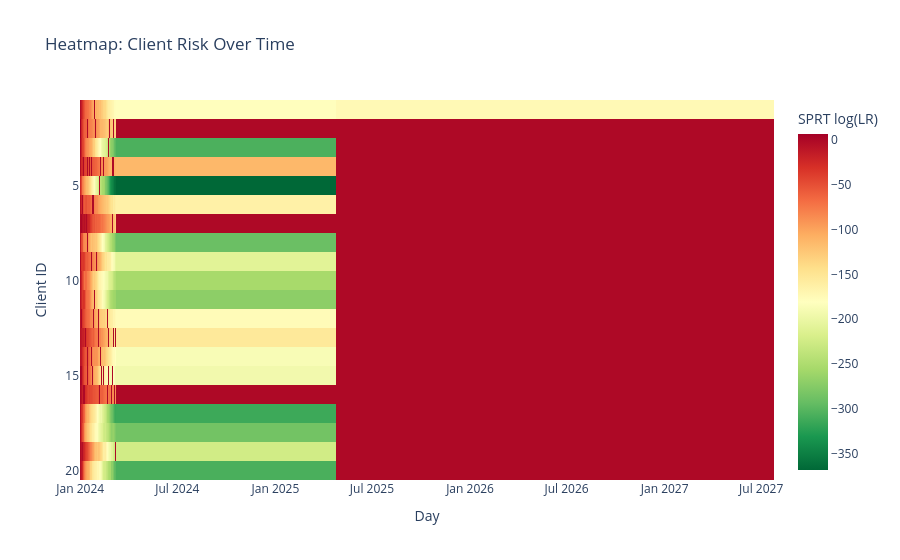

Source (notebook cell):
### Code cell
# Тепловая карта: средний log_lr по клиенту и дню
import sys
sys.path.append('C:/Users/korephan/Desktop/sprt-fraud-detector')

from scripts.sprt_core import SPRT
import pandas as pd
import numpy as np

# Рассчитываем дневной уровень риска для каждого клиента
sprt = SPRT()
client_daily_risk = {}

for client_id in df['client_id'].unique():
    client_txns = df[df['client_id'] == client_id].sort_values('txn_time')
    current_lr = 0
    for _, row in client_txns.iterrows():
        ll_h1 = sprt.log_likelihood_ratio(row['amount'], is_fraud_hypothesis=True)
        ll_h0 = sprt.log_likelihood_ratio(row['amount'], is_fraud_hypothesis=False)
        current_lr += (ll_h1 - ll_h0)
        day = row['txn_time'].date()
        client_daily_risk[(client_id, day)] = current_lr

# Создаём DataFrame для тепловой карты
risk_df = pd.DataFrame([
    {'client_id': c, 'day': d, 'risk': r} 
    for (c, d), r in client_daily_risk.items()
])

# Pivot таблица
pivot = risk_df.pivot(index='client_id', columns='day', values='risk')
pivot = pivot.fillna(0)

# Ограничим количество клиентов для читаемости (первые 20)
pivot_sample = pivot.head(20)

import plotly.express as px
fig = px.imshow(
    pivot_sample,
    labels=dict(x="Day", y="Client ID", color="SPRT log(LR)"),
    title="Heatmap: Client Risk Over Time",
    color_continuous_scale="RdYlGn_r",
    aspect="auto"
)
fig.show()

### Figure 1 — Plotly figure (JSON) as saved in the notebook; plotly's stock layout.template omitted (floating-point values rounded to 4 significant figures; data arrays with more than 128 entries replaced by an {"elided": "..."} marker saying what was removed)
{"data": [{"coloraxis": "coloraxis", "hovertemplate": "Day: %{x}<br>Client ID: %{y}<br>SPRT log(LR): %{z}<extra></extra>", "name": "0", "type": "heatmap", "x": ["2024-01-01", "2024-01-02", "2024-01-03", "2024-01-04", "2024-01-05", "2024-01-06", "2024-01-07", "2024-01-08", "2024-01-09", "2024-01-10", "2024-01-11", "2024-01-12", "2024-01-13", "2024-01-14", "2024-01-15", "2024-01-16", "2024-01-17", "2024-01-18", "2024-01-19", "2024-01-20", "2024-01-21", "2024-01-22", "2024-01-23", "2024-01-24", "2024-01-25", "2024-01-26", "2024-01-27", "2024-01-28", "2024-01-29", "2024-01-30", "2024-01-31", "2024-02-01", "2024-02-02", "2024-02-03", "2024-02-04", "2024-02-05", "2024-02-06", "2024-02-07", "2024-02-08", "2024-02-09", "2024-02-10", "2024-02-11", "2024-02-12", "2024-02-13", "2024-02-14", "2024-02-15", "2024-02-16", "2024-02-17", "2024-02-18", "2024-02-19", "2024-02-20", "2024-02-21", "2024-02-22", "2024-02-23", "2024-02-24", "2024-02-25", "2024-02-26", "2024-02-27", "2024-02-28", "2024-02-29", "2024-03-01", "2024-03-02", "2024-03-03", "2024-03-04", "2024-03-05", "2024-03-06", "2024-03-07", "2024-03-08", "2024-03-09", "2026-06-09"], "xaxis": "x", "y": [1, 2, 3, 4, 5, 6, 7, 8, 9, 10, 11, 12, 13, 14, 15, 16, 17, 18, 19, 20], "yaxis": "y", "z": {"elided": "20x70 float values"}}], "layout": {"coloraxis": {"autocolorscale": false, "colorbar": {"title": {"text": "SPRT log(LR)"}}, "colorscale": [[0, "rgb(0,104,55)"], [0.1, "rgb(26,152,80)"], [0.2, "rgb(102,189,99)"], [0.3, "rgb(166,217,106)"], [0.4, "rgb(217,239,139)"], [0.5, "rgb(255,255,191)"], [0.6, "rgb(254,224,139)"], [0.7, "rgb(253,174,97)"], [0.8, "rgb(244,109,67)"], [0.9, "rgb(215,48,39)"], [1, "rgb(165,0,38)"]]}, "title": {"text": "Heatmap: Client Risk Over Time"}, "xaxis": {"anchor": "y", "domain": [0, 1], "title": {"text": "Day"}}, "yaxis": {"anchor": "x", "autorange": "reversed", "domain": [0, 1], "title": {"text": "Client ID"}}}}
